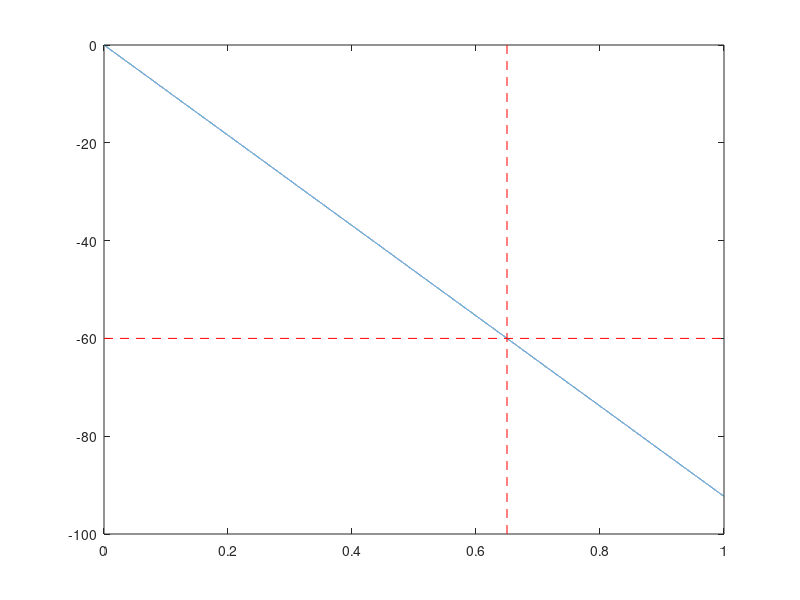

MATLAB code for this plot:
fs = 44100;
dur = 1.0;
w0 = 0.88;
%w60 = 0.001;
T60 = 0.65;
n60 = T60*fs;

w60 = w0 / 10^(60/20);

N = fs*dur;
T = 1/fs;
nT = linspace(0, dur, N);

% w = A * exp(-nT/tau)

A = w0;
tau = (-n60 * T)/log(w60/A);

w = A * exp(-nT/tau);


figure
plot(nT, 20*log10(abs(w)/max(abs(w))))
hold on
plot([0 nT(end)], [-60 -60], 'r--')
plot([T60 T60], [-100 0], 'r--')

% 20*log10(A0) - 20*log10(A60) = 60
% 20(log10(A0) - log10(A60)) = 60
% log10(A0) - log10(A60) = 60/20
% log10(A0/A60) = 60/20
% A0/A60 = 10^(60/20)
% A60 = A0/10^(60/20)
